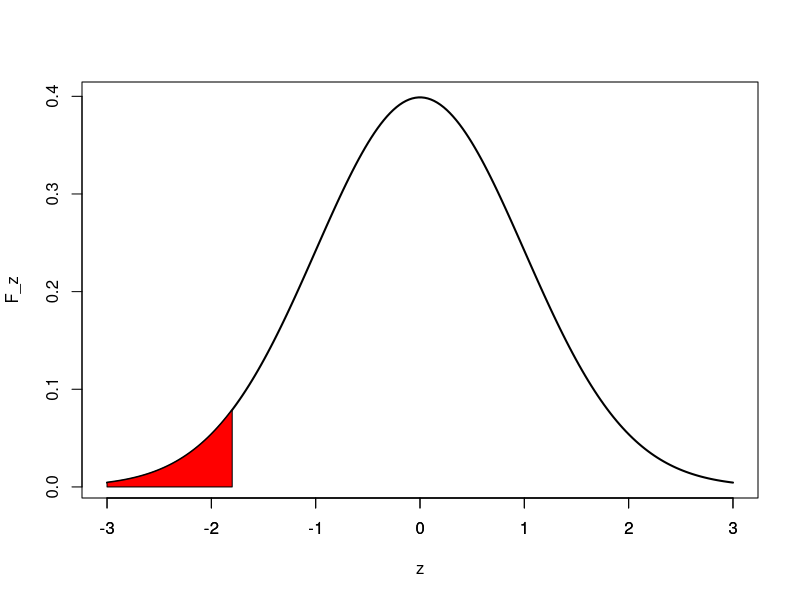
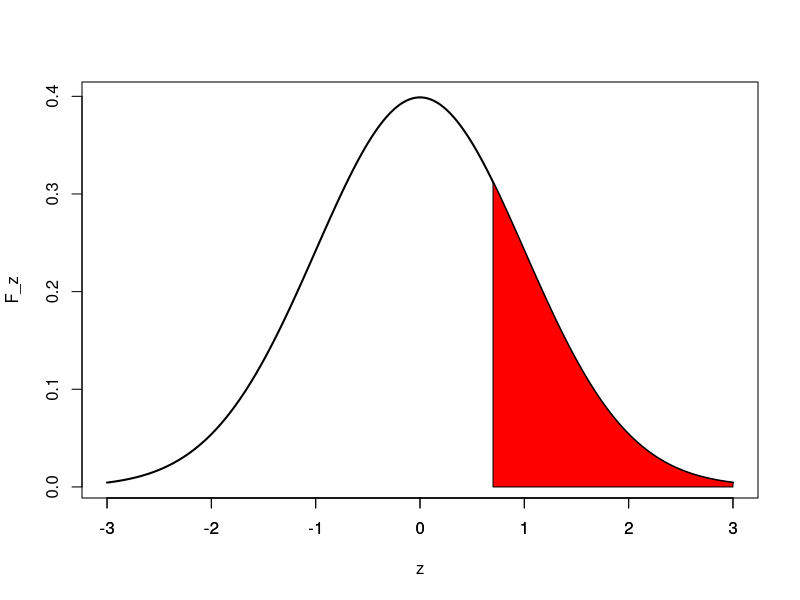
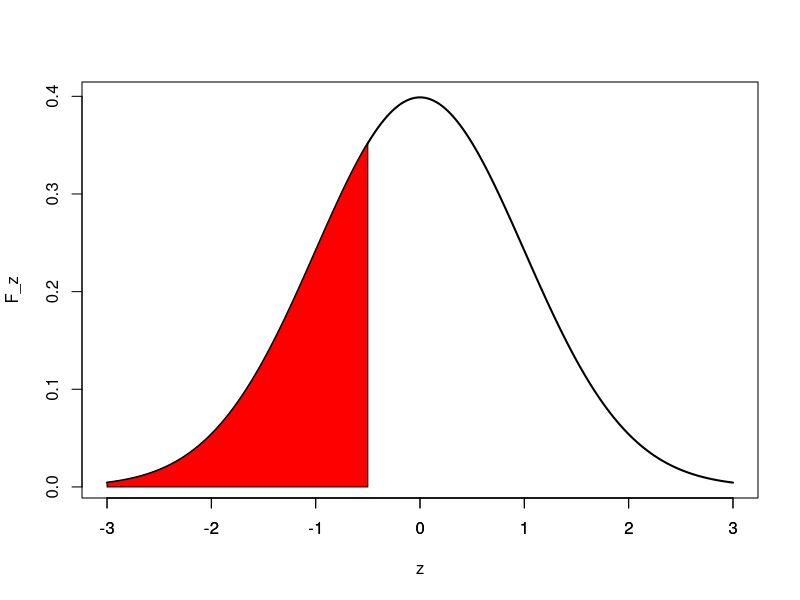

The R script that drew these images, in order:
## ---- chunk 1
knitr::opts_chunk$set(echo = TRUE)
## ---- chunk 2
plot_area <- function(a,b){
z=seq(-3,3,length=200)
F_z=dnorm(z,mean = 0,sd=1)
plot(z,F_z,type="l", lwd=2, col="black")
z=seq(a,b,length=200)
F_z=dnorm(z,mean = 0,sd=1)
polygon(c(a,z,b),c(0,F_z,0),col="red")
axis(side = 1, at=-3:3)
}
## ---- chunk 3
pnorm(-1.8)
plot_area(-3,-1.8)
## ---- chunk 4
1 - pnorm(0.7)
plot_area(0.7,3)
## ---- chunk 5
Zp <- qnorm(0.3085)
Zp
plot_area(-3,Zp)
## ---- chunk 6
1 - pnorm(-1.742842)
## ---- chunk 7
pnorm(0.193649) - pnorm(-0.1936492)
## ---- chunk 8
set.seed(123)
salario <- sample(22000:85000,size = 30,replace = TRUE)
print(salario)
## ---- chunk 9
mean(salario)
## ---- chunk 10
sd(salario)
## ---- chunk 11
pnorm(3.0923) - pnorm(-1.3743)
